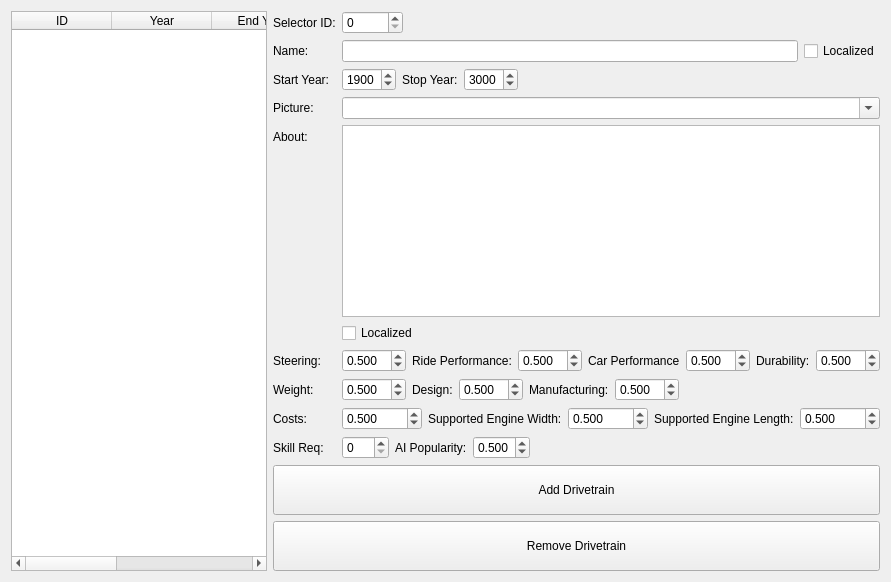
     <widget class="QWidget" name="tab_3">
      <attribute name="title">
       <string>Drivetrain</string>
      </attribute>
      <layout class="QGridLayout" name="gridLayout_4">
       <item row="0" column="0">
        <widget class="QTableWidget" name="table_drivetrain">
         <column>
          <property name="text">
           <string>ID</string>
          </property>
         </column>
         <column>
          <property name="text">
           <string>Year</string>
          </property>
         </column>
         <column>
          <property name="text">
           <string>End Year</string>
          </property>
         </column>
         <column>
          <property name="text">
           <string>Name</string>
          </property>
         </column>
         <column>
          <property name="text">
           <string>Skill</string>
          </property>
         </column>
        </widget>
       </item>
       <item row="0" column="1">
        <layout class="QFormLayout" name="formLayout_3">
         <property name="fieldGrowthPolicy">
          <enum>QFormLayout::AllNonFixedFieldsGrow</enum>
         </property>
         <item row="1" column="0">
          <widget class="QLabel" name="label_31">
           <property name="text">
            <string>Name:</string>
           </property>
          </widget>
         </item>
         <item row="1" column="1">
          <layout class="QHBoxLayout" name="horizontalLayout_12">
           <item>
            <widget class="QLineEdit" name="lineEdit_drivetrain_name"/>
           </item>
           <item>
            <widget class="QCheckBox" name="checkBox_drivetrain_name_localized">
             <property name="text">
              <string>Localized</string>
             </property>
            </widget>
           </item>
          </layout>
         </item>
         <item row="2" column="0">
          <widget class="QLabel" name="label_32">
           <property name="text">
            <string>Start Year:</string>
           </property>
          </widget>
         </item>
         <item row="2" column="1">
          <layout class="QHBoxLayout" name="horizontalLayout_13">
           <item>
            <widget class="QSpinBox" name="spinner_drivetrain_year">
             <property name="minimum">
              <number>1800</number>
             </property>
             <property name="maximum">
              <number>9999</number>
             </property>
             <property name="value">
              <number>1900</number>
             </property>
            </widget>
           </item>
           <item>
            <widget class="QLabel" name="label_33">
             <property name="text">
              <string>Stop Year:</string>
             </property>
            </widget>
           </item>
           <item>
            <widget class="QSpinBox" name="spinner_drivetrain_endyear">
             <property name="minimum">
              <number>1800</number>
             </property>
             <property name="maximum">
              <number>9999</number>
             </property>
             <property name="value">
              <number>3000</number>
             </property>
            </widget>
           </item>
           <item>
            <spacer name="horizontalSpacer_5">
             <property name="orientation">
              <enum>Qt::Horizontal</enum>
             </property>
             <property name="sizeHint" stdset="0">
              <size>
               <width>40</width>
               <height>20</height>
              </size>
             </property>
            </spacer>
           </item>
          </layout>
         </item>
         <item row="3" column="0">
          <widget class="QLabel" name="label_34">
           <property name="text">
            <string>Picture:</string>
           </property>
          </widget>
         </item>
         <item row="3" column="1">
          <widget class="QComboBox" name="comboBox_drivertrain_picture">
           <property name="editable">
            <bool>true</bool>
           </property>
          </widget>
         </item>
         <item row="4" column="0">
          <widget class="QLabel" name="label_35">
           <property name="text">
            <string>About:</string>
           </property>
          </widget>
         </item>
         <item row="4" column="1">
          <layout class="QVBoxLayout" name="verticalLayout_4">
           <item>
            <widget class="QTextEdit" name="textEdit_drivetrain_about"/>
           </item>
           <item>
            <widget class="QCheckBox" name="checkBox_drivetrain_about_localized">
             <property name="text">
              <string>Localized</string>
             </property>
            </widget>
           </item>
          </layout>
         </item>
         <item row="5" column="0">
          <widget class="QLabel" name="label_36">
           <property name="text">
            <string>Steering:</string>
           </property>
          </widget>
         </item>
         <item row="5" column="1">
          <layout class="QHBoxLayout" name="horizontalLayout_14">
           <item>
            <widget class="QDoubleSpinBox" name="spinner_drivetrain_steering">
             <property name="decimals">
              <number>3</number>
             </property>
             <property name="singleStep">
              <double>0.010000000000000</double>
             </property>
             <property name="value">
              <double>0.500000000000000</double>
             </property>
            </widget>
           </item>
           <item>
            <widget class="QLabel" name="label_37">
             <property name="text">
              <string>Ride Performance:</string>
             </property>
            </widget>
           </item>
           <item>
            <widget class="QDoubleSpinBox" name="spinner_drivetrain_rideperformance">
             <property name="decimals">
              <number>3</number>
             </property>
             <property name="singleStep">
              <double>0.010000000000000</double>
             </property>
             <property name="value">
              <double>0.500000000000000</double>
             </property>
            </widget>
           </item>
           <item>
            <widget class="QLabel" name="label_38">
             <property name="text">
              <string>Car Performance</string>
             </property>
            </widget>
           </item>
           <item>
            <widget class="QDoubleSpinBox" name="spinner_drivetrain_carperformance">
             <property name="decimals">
              <number>3</number>
             </property>
             <property name="singleStep">
              <double>0.010000000000000</double>
             </property>
             <property name="value">
              <double>0.500000000000000</double>
             </property>
            </widget>
           </item>
           <item>
            <widget class="QLabel" name="label_39">
             <property name="text">
              <string>Durability:</string>
             </property>
            </widget>
           </item>
           <item>
            <widget class="QDoubleSpinBox" name="spinner_drivetrain_durability">
             <property name="decimals">
              <number>3</number>
             </property>
             <property name="singleStep">
              <double>0.010000000000000</double>
             </property>
             <property name="value">
              <double>0.500000000000000</double>
             </property>
            </widget>
           </item>
          </layout>
         </item>
         <item row="6" column="0">
          <widget class="QLabel" name="label_40">
           <property name="text">
            <string>Weight:</string>
           </property>
          </widget>
         </item>
         <item row="6" column="1">
          <layout class="QHBoxLayout" name="horizontalLayout_15">
           <item>
            <widget class="QDoubleSpinBox" name="spinner_drivetrain_weight">
             <property name="decimals">
              <number>3</number>
             </property>
             <property name="singleStep">
              <double>0.010000000000000</double>
             </property>
             <property name="value">
              <double>0.500000000000000</double>
             </property>
            </widget>
           </item>
           <item>
            <widget class="QLabel" name="label_41">
             <property name="text">
              <string>Design:</string>
             </property>
            </widget>
           </item>
           <item>
            <widget class="QDoubleSpinBox" name="spinner_drivetrain_design">
             <property name="decimals">
              <number>3</number>
             </property>
             <property name="singleStep">
              <double>0.010000000000000</double>
             </property>
             <property name="value">
              <double>0.500000000000000</double>
             </property>
            </widget>
           </item>
           <item>
            <widget class="QLabel" name="label_42">
             <property name="text">
              <string>Manufacturing:</string>
             </property>
            </widget>
           </item>
           <item>
            <widget class="QDoubleSpinBox" name="spinner_drivetrain_manufacturing">
             <property name="decimals">
              <number>3</number>
             </property>
             <property name="singleStep">
              <double>0.010000000000000</double>
             </property>
             <property name="value">
              <double>0.500000000000000</double>
             </property>
            </widget>
           </item>
           <item>
            <spacer name="horizontalSpacer_34">
             <property name="orientation">
              <enum>Qt::Horizontal</enum>
             </property>
             <property name="sizeHint" stdset="0">
              <size>
               <width>40</width>
               <height>20</height>
              </size>
             </property>
            </spacer>
           </item>
          </layout>
         </item>
         <item row="8" column="0">
          <widget class="QLabel" name="label_44">
           <property name="text">
            <string>Skill Req:</string>
           </property>
          </widget>
         </item>
         <item row="8" column="1">
          <layout class="QHBoxLayout" name="horizontalLayout_16">
           <item>
            <widget class="QSpinBox" name="spinner_drivetrain_skillreq">
             <property name="maximum">
              <number>100</number>
             </property>
            </widget>
           </item>
           <item>
            <widget class="QLabel" name="label_45">
             <property name="text">
              <string>AI Popularity:</string>
             </property>
            </widget>
           </item>
           <item>
            <widget class="QDoubleSpinBox" name="spinner_drivetrain_aipop">
             <property name="decimals">
              <number>3</number>
             </property>
             <property name="maximum">
              <double>1.500000000000000</double>
             </property>
             <property name="singleStep">
              <double>0.010000000000000</double>
             </property>
             <property name="value">
              <double>0.500000000000000</double>
             </property>
            </widget>
           </item>
           <item>
            <spacer name="horizontalSpacer_6">
             <property name="orientation">
              <enum>Qt::Horizontal</enum>
             </property>
             <property name="sizeHint" stdset="0">
              <size>
               <width>40</width>
               <height>20</height>
              </size>
             </property>
            </spacer>
           </item>
          </layout>
         </item>
         <item row="9" column="0" colspan="2">
          <widget class="QPushButton" name="button_drivertrain_add">
           <property name="minimumSize">
            <size>
             <width>0</width>
             <height>50</height>
            </size>
           </property>
           <property name="text">
            <string>Add Drivetrain</string>
           </property>
          </widget>
         </item>
         <item row="10" column="0" colspan="2">
          <widget class="QPushButton" name="button_drivetrain_remove">
           <property name="minimumSize">
            <size>
             <width>0</width>
             <height>50</height>
            </size>
           </property>
           <property name="text">
            <string>Remove Drivetrain</string>
           </property>
          </widget>
         </item>
         <item row="7" column="0">
          <widget class="QLabel" name="label_43">
           <property name="text">
            <string>Costs:</string>
           </property>
          </widget>
         </item>
         <item row="7" column="1">
          <layout class="QHBoxLayout" name="horizontalLayout_59">
           <item>
            <widget class="QDoubleSpinBox" name="spinner_drivetrain_costs">
             <property name="decimals">
              <number>3</number>
             </property>
             <property name="singleStep">
              <double>0.010000000000000</double>
             </property>
             <property name="value">
              <double>0.500000000000000</double>
             </property>
            </widget>
           </item>
           <item>
            <widget class="QLabel" name="label_168">
             <property name="text">
              <string>Supported Engine Width:</string>
             </property>
            </widget>
           </item>
           <item>
            <widget class="QDoubleSpinBox" name="spinner_drivetrain_enginewidth">
             <property name="decimals">
              <number>3</number>
             </property>
             <property name="singleStep">
              <double>0.010000000000000</double>
             </property>
             <property name="value">
              <double>0.500000000000000</double>
             </property>
            </widget>
           </item>
           <item>
            <widget class="QLabel" name="label_169">
             <property name="text">
              <string>Supported Engine Length:</string>
             </property>
            </widget>
           </item>
           <item>
            <widget class="QDoubleSpinBox" name="spinner_drivetrain_enginelength">
             <property name="decimals">
              <number>3</number>
             </property>
             <property name="singleStep">
              <double>0.010000000000000</double>
             </property>
             <property name="value">
              <double>0.500000000000000</double>
             </property>
            </widget>
           </item>
          </layout>
         </item>
         <item row="0" column="0">
          <widget class="QLabel" name="label_170">
           <property name="text">
            <string>Selector ID:</string>
           </property>
          </widget>
         </item>
         <item row="0" column="1">
          <layout class="QHBoxLayout" name="horizontalLayout_60">
           <item>
            <widget class="QSpinBox" name="spinBox_drivetrain_id">
             <property name="maximum">
              <number>99999</number>
             </property>
            </widget>
           </item>
           <item>
            <spacer name="horizontalSpacer_33">
             <property name="orientation">
              <enum>Qt::Horizontal</enum>
             </property>
             <property name="sizeHint" stdset="0">
              <size>
               <width>40</width>
               <height>20</height>
              </size>
             </property>
            </spacer>
           </item>
          </layout>
         </item>
        </layout>
       </item>
      </layout>
     </widget>
